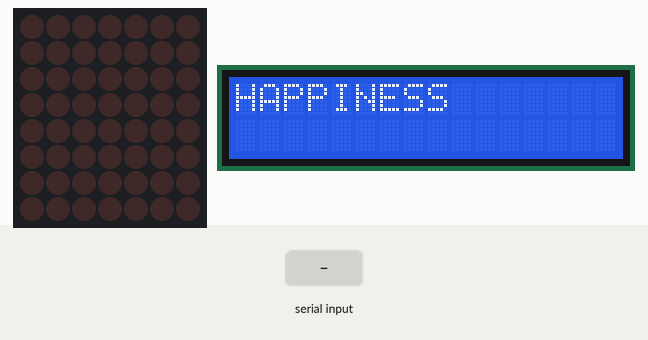
Simulated run of this sketch. Board: Arduino Uno, built with avr-gcc and run on an emulated ATmega328P. Parts: 7×8 LED matrix, 16×2 character LCD. Wiring (inferred from the names in the program): LED matrix (orientation assumed): rows pin 2, pin 3, pin 4, pin 5, pin 6, pin 7, pin 8, pin 9; columns pin 11, pin 12, pin 13, A0, A1, A2, A3. The inputs (shaded band) are chosen by the test bench. What the sketch prints to the serial monitor is not drawn.

Above: at 1.2 s.
1.3 s: "90,45\n" received over Serial
At 1.32 s:
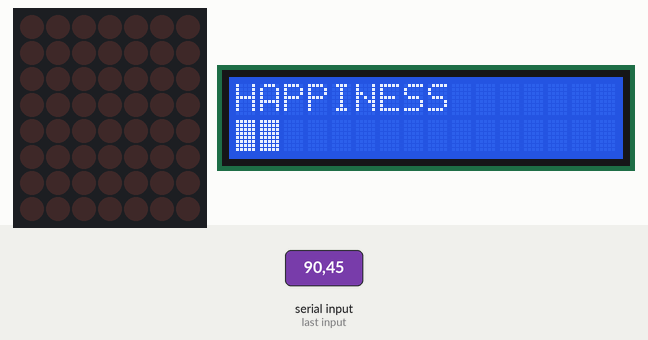
At 2.1 s:
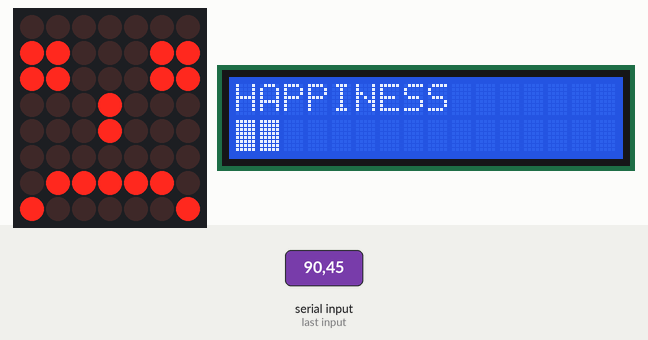
5.8 s: "30,150\n" received over Serial
At 6.7 s:
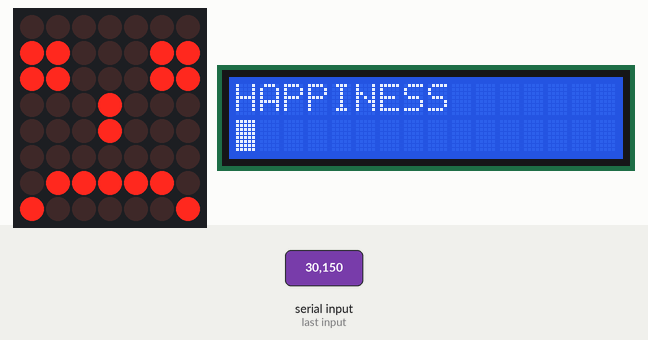
Timing chart, 0 to 8.8 s (numbered marks = the images above; inputs shaded):
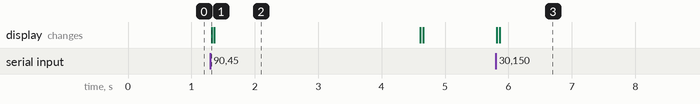

Measured:
- after the input at 1.3 s, the display: changes at once (image 1)
- after the input at 5.8 s, the display: first changes at once (image 3 shows a later state)
- what the display in image 2 shows lasts 3.2 s, from 1.4 s to 4.6 s

The sketch:

view.ino.ino
```cpp
#include <Wire.h>
#include <LiquidCrystal_I2C.h>
LiquidCrystal_I2C lcd(0x27, 16, 2);

// RAW/COL Arduino port defines
#define ROW_1 2
#define ROW_2 3
#define ROW_3 4
#define ROW_4 5
#define ROW_5 6
#define ROW_6 7
#define ROW_7 8
#define ROW_8 9

#define COL_1 10
#define COL_2 11
#define COL_3 12
#define COL_4 13
#define COL_5 A0
#define COL_6 A1
#define COL_7 A2
#define COL_8 A3

const byte rows[] = {
  ROW_1, ROW_2, ROW_3, ROW_4, ROW_5, ROW_6, ROW_7, ROW_8
};

byte emotions[2][8] = {
  {B00000000, B11000110, B11000110, B00010000, B00010000, B00000000, B01111100, B10000010}, // SAD
  {B00000000, B11000110, B11000110, B00010000, B00010000, B00000000, B10000010, B01111100}  // SMILE
};

byte LCDGaugeNone[8] = {
  B00000,
  B00000,
  B00000,
  B00000,
  B00000,
  B00000,
  B00000,
  B00000
};
byte LCDGaugeFull[8] = {
  B11111,
  B11111,
  B11111,
  B11111,
  B11111,
  B11111,
  B11111,
  B11111
};

float timeCount = 0;

void setup()
{
  // Open serial port
  Serial.begin(9600);

  lcd.begin(); // lcd를 사용을 시작합니다.
  lcd.backlight(); // backlight를 On 시킵니다.
  lcd.print("HAPPINESS"); // 화면에 Hello, world!를 출력합니다.
  lcd.createChar(0, LCDGaugeNone);
  lcd.createChar(1, LCDGaugeFull);

  for (byte i = 2; i <= 13; i++)
  {
    pinMode(i, OUTPUT);
  }
  pinMode(A0, OUTPUT);
  pinMode(A1, OUTPUT);
  pinMode(A2, OUTPUT);
  pinMode(A3, OUTPUT);
}

void loop()
{
  //한바이트 데이터를 임시 저장
  char cTemp;
  //완성된 명령어
  String sCommand = "";
  String sTemp = "";
  int happiness = 0;
  sCommand = "";
  while (Serial.available())
  {
    cTemp = Serial.read();
    sCommand.concat(cTemp);
  }
  //완성된 데이터가 있는지 확인 한다.
  if (sCommand != "")
  {
    //LCD
    happiness = sCommand.toInt();
    Serial.println(happiness);
    lcd.setCursor(0, 1); // Set lcd cursor to the start of the first row
    int i = 0;
    while (i<16)
    {
      if (i>=(happiness/6.25))
      {
        lcd.write(0);
      }
      else {
        lcd.write(1);
      }
      i++;
    }

    if ( happiness < 1 )
    {
      return ;
    }

   //metrix
    int emotion = (happiness>=50)?1:0;

    for ( int i = 0; i < 200; i++ ) // 200 : how long we will show the emotion
    {
      drawScreen(emotions[emotion]);
    }
  }
}

void  drawScreen(byte buffer2[])
{
  // Turn on each row in series
  for (byte i = 0; i < 8; i++)
  {
    setColumns(buffer2[i]); // Set columns for this specific row

    digitalWrite(rows[i], HIGH);
    delay(2); // Set this to 50 or 100 if you want to see the multiplexing effect!
    digitalWrite(rows[i], LOW);
  }
}

void setColumns(byte b)
{
  digitalWrite(COL_1, (~b >> 0) & 0x01); // Get the 1st bit: 10000000
  digitalWrite(COL_2, (~b >> 1) & 0x01); // Get the 2nd bit: 01000000
  digitalWrite(COL_3, (~b >> 2) & 0x01); // Get the 3rd bit: 00100000
  digitalWrite(COL_4, (~b >> 3) & 0x01); // Get the 4th bit: 00010000
  digitalWrite(COL_5, (~b >> 4) & 0x01); // Get the 5th bit: 00001000
  digitalWrite(COL_6, (~b >> 5) & 0x01); // Get the 6th bit: 00000100
  digitalWrite(COL_7, (~b >> 6) & 0x01); // Get the 7th bit: 00000010
  digitalWrite(COL_8, (~b >> 7) & 0x01); // Get the 8th bit: 00000001

  // If the polarity of your matrix is the opposite of mine
  // remove all the '~' above.
}
```
